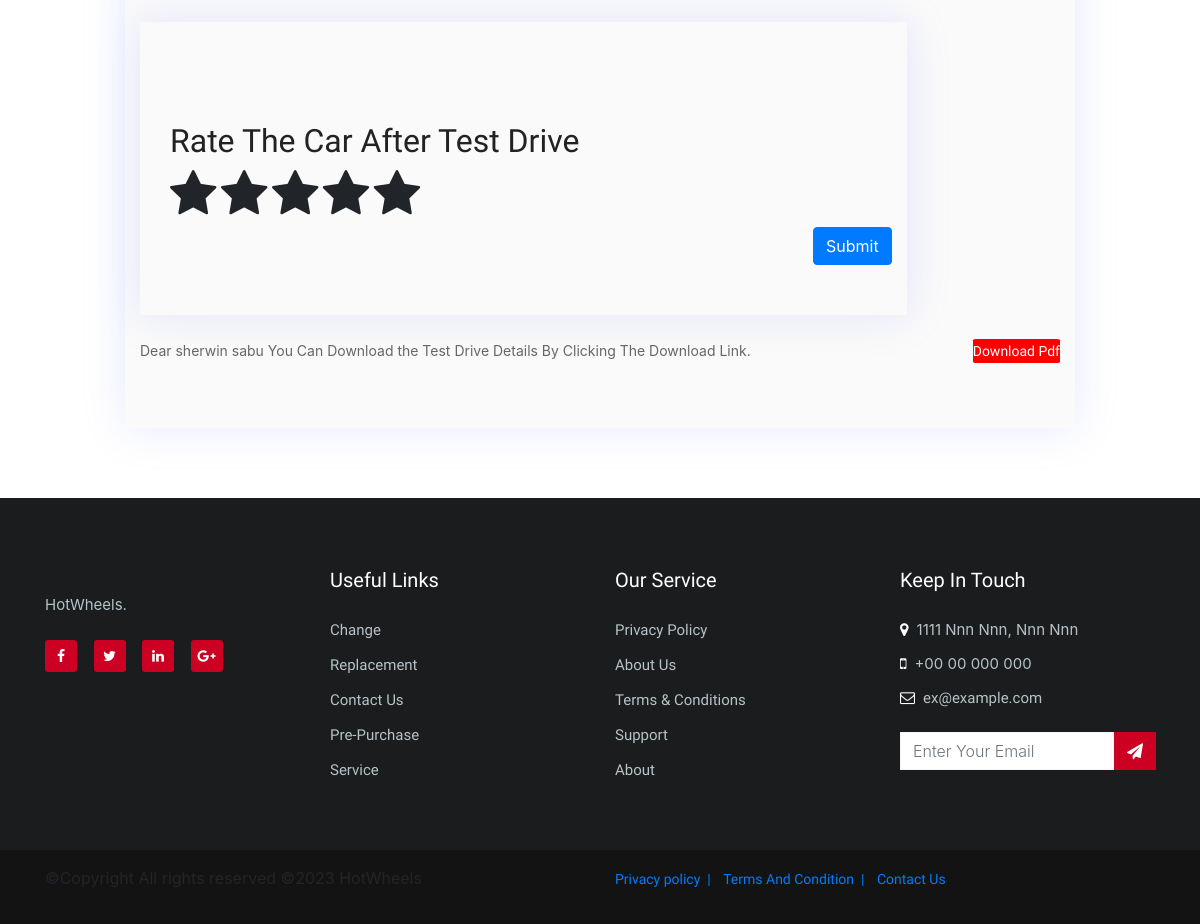
The app's page /cars/testdrivecart (signed in, lower part), older data.
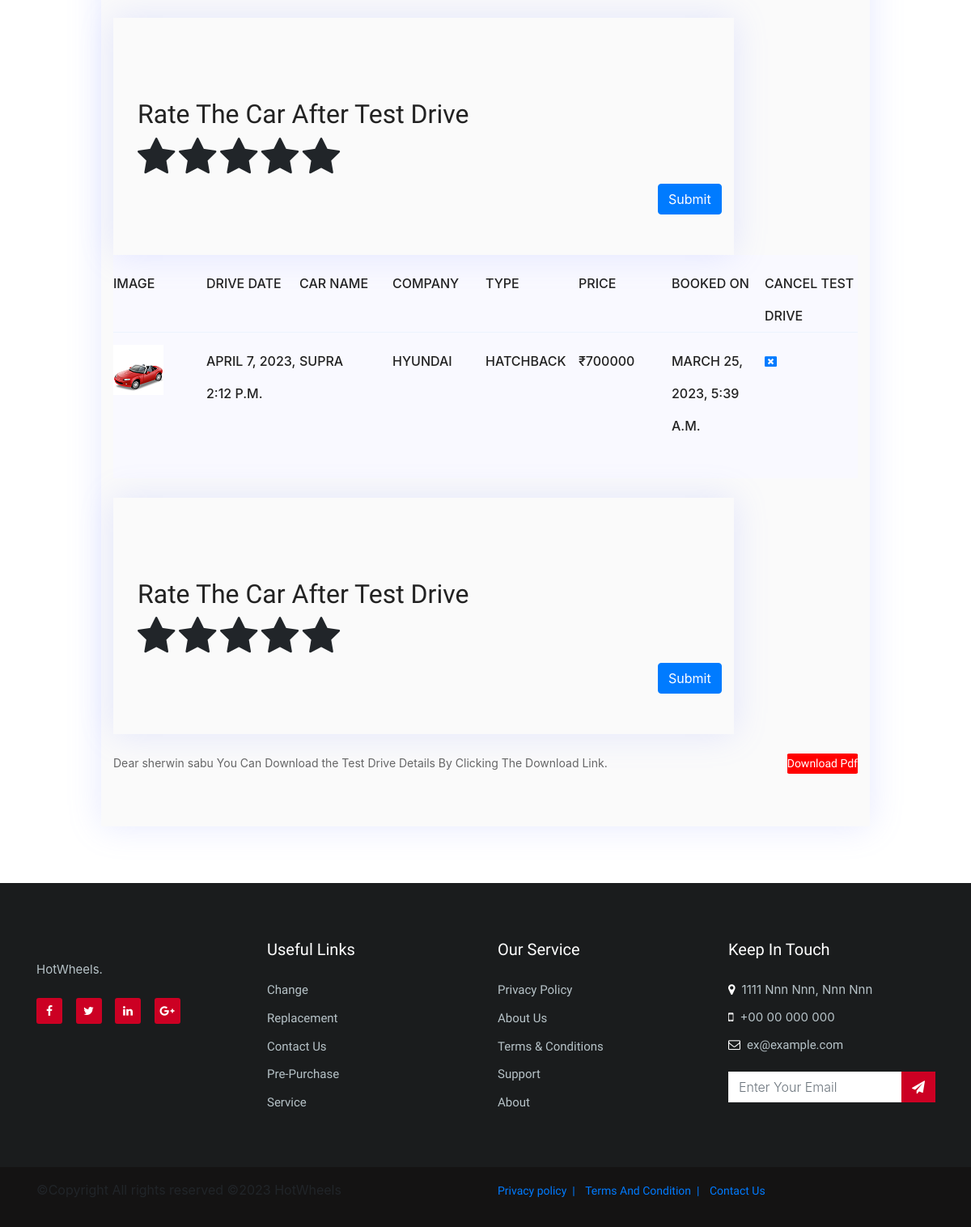
The same page, newer data.
### cars/models.py (models this page shows)
class TestDrive(models.Model):
    class Meta:
        db_table = 'TEST DRIVE'
        verbose_name = "Test Drive Booking"
        verbose_name_plural = "Test Drive Bookings"
    id = models.BigAutoField(
        primary_key = True
    )
    Address = models.CharField(default=None,null=True,blank=True,max_length=255,verbose_name="House Address Of Customer")
    LicenceIDNumber = models.CharField(default=None,null=True,blank=True,max_length=255,verbose_name="Licence ID Number Of Customer")
    Pincode = models.IntegerField(verbose_name="Pincode Of Customer")
    ContactNumber = models.CharField(default=None,null=True,blank=True,max_length=255,verbose_name="Contact Number Of Customer")
    application_code = models.UUIDField(default = uuid.uuid4,editable = False,verbose_name="Application Id Of Order")
    State = models.CharField(default=None,null=True,blank=True,max_length=255,verbose_name="State")
    City = models.CharField(default=None,null=True,blank=True,max_length=255,verbose_name="City")
    customerid = models.ForeignKey(User ,default=None,on_delete=models.CASCADE,verbose_name="Customer")
    carnameid = models.ForeignKey(DETAILS,on_delete=models.CASCADE,verbose_name="Car Name")
    Date_of_booking = models.DateTimeField(auto_now_add=True,verbose_name="Date Of Booking")
    Test_drive_rating = models.IntegerField(default=0,null=True,verbose_name="Rating Of The Test Drive")
    dattte = models.DateTimeField(null=True,verbose_name="Customer Perfer Time For Test Drive")

class DETAILS(models.Model):
    class Meta:
        db_table = 'CAR DETAILS'
        verbose_name = "Vechile Information"
        verbose_name_plural = "Car Details"
    id = models.BigAutoField(
        primary_key= True,
    )
    car_name = models.CharField(
        max_length=255,
        verbose_name="Car Name"
        )
    car_type = models.ForeignKey(
        TYPE,on_delete=models.CASCADE,
        verbose_name="Car Type"
        )
    car_company = models.ForeignKey(
        COMPANY,on_delete=models.CASCADE,
        verbose_name="Car Company"
        )
    stock = models.IntegerField(
        verbose_name="Stock Avaliable"
        )
    price = models.IntegerField(
        verbose_name="Price Of Car"
        )
    fuel_efficiency = models.CharField(
        max_length=255,
        verbose_name="Mileage In Kilometers"
        )
    fuel_tank_capacity = models.CharField(
        max_length=255,
        verbose_name="Fuel Tank Capacity In Liter"
        )
    front_suspension = models.CharField(
        max_length=255,
        verbose_name="Suspension Type Front"
        )
    rear_suspension = models.CharField(
        max_length=255,
        verbose_name="Suspension Type Rear"
        )
    tyre_size = models.IntegerField(
        verbose_name="Tyre Size"
        )
    front_brake = models.CharField(
        max_length=255,
        verbose_name="Front Brake Type"
        )
    rear_brake = models.CharField(
        max_length=255,
        verbose_name="Rear Brake Type"
        )
    ground_clearance = models.CharField(
        max_length=255,
        verbose_name="Ground Clearance In mm"
        )
    seating_capacity = models.IntegerField(
        verbose_name="Total Seat"
        )
    boot_capacity = models.IntegerField(
        verbose_name="Capacity Of Boot Space In Liter"
        )
    max_torque = models.IntegerField(
        verbose_name="Max Torque"
        )
    tra = models.TextChoices(
        'tra', 'Manual Automatic',
        )
    trasmission = models.CharField(
        default=None,
        choices=tra.choices,
        null=True,blank=True,
        max_length=255,
        verbose_name="Type Of Trasmission"
        )
    cylinders = models.IntegerField(
        verbose_name="Max Number Of Cylinders"
        )
    engine_cc = models.IntegerField(
        verbose_name="Engine CC Of Car"
        )
    image1 = models.ImageField(
        upload_to="image/media/",
        blank=True,
        null=True,
        verbose_name="Exterior Image Of Car"
        )
    image2 = models.ImageField(
        upload_to="image/media/",
        blank=True,
        null=True,
        verbose_name="Interior Image Of Car"
        )
    image3 = models.ImageField(
        upload_to="image/media/",
        blank=True,
        null=True,
        verbose_name="Total Look"
        )
    fuel = models.TextChoices('fuel',
        'PETROL DIESEL ELETRIC',
    )
    fuel_type = models.CharField(
        default=None,
        choices=fuel.choices,
        null=True,
        blank=True,
        max_length=255,
        verbose_name="What Type Of Energy Using (Fuel TYPE)"
        )
    average_rating = models.FloatField(default=0.0,null=True,verbose_name="Average Rating Of Car")
    def __str__(self):
        return self.car_name

### cars/views.py (the view)
# urls.py: path('testdrivecart',views.testdrivecart,name='testdrivecart'),
def testdrivecart(request):
    if 'username' in request.session:
        customer = TestDrive.objects.filter(customerid=request.user)
        if not customer:
            return render(request,'trail4.html')
        else:
            carnameid = customer[0].carnameid
            car_company = DETAILS.objects.filter(car_name=carnameid).values('car_company')
            car_company_name = COMPANY.objects.filter(pk=car_company[0].get("car_company")).values('name')
            carscompanynames = car_company_name[0].get("name")
            car_type = DETAILS.objects.filter(car_name=carnameid).values('car_type')
            car_type_name = TYPE.objects.filter(pk=car_type[0].get("car_type")).values('name')
            cartypenames = car_type_name[0].get("name")
            price = DETAILS.objects.filter(car_name=carnameid).values('price')
            priceof = price[0].get("price")
            return render(request,'test_drive_cart.html',{'customer':customer,'carscompanynames':carscompanynames,'cartypenames':cartypenames,'priceof':priceof})
    return redirect('signin')

### cars/templates/test_drive_cart.html (shortened to what the changed rows need)
{% load static %}
<!DOCTYPE html>
<html lang="en">
<head>
        <link rel="stylesheet" href="{% static 'css/linearicons.css' %}">
        <link rel="stylesheet" href="{% static 'css/font-awesome.min.css' %}">
        <link rel="stylesheet" href="{% static 'css/bootstrap.css' %}">
        <link rel="stylesheet" href="{% static 'css/magnific-popup.css' %}">
        <link rel="stylesheet" href="{% static 'css/nice-select.css' %}">
        <link rel="stylesheet" href="{% static 'css/animate.min.css' %}">
        <link rel="stylesheet" href="{% static 'css/owl.carousel.css' %}">
        <link rel="stylesheet" href="{% static 'css/main.css' %}">
        <link rel = "stylesheet" href = "https://cdnjs.cloudflare.com/ajax/libs/twitter-bootstrap/4.4.1/css/bootstrap.min.css">
    <link rel = "stylesheet" href = "https://cdnjs.cloudflare.com/ajax/libs/font-awesome/4.7.0/css/font-awesome.min.css">
    </head>
    <body>
        <section class="cart_area mb-30 pt-120">
            <div class="container">
                <div class="row d-flex justify-content-center">
                    <div class="cart_content col-lg-10">
                        <div class="cart-top-border">
                            {% if Order %}
                            <h3 class="generic-blockquote mt-3">{{a}} <i class="fa fa-frown-o" aria-hidden="true"></i></h3>
                            {% else %}
                            {% for Order in customer %}
                            <div class="progress-table-wrap">
                                <div class="progress-table">
                                    <div class="table-head">
                                        <div class="image">Image</div>
                                        <div class="image">Drive Date</div>
                                        <div class="image">Car Name</div>
                                        <div class="image">Company</div>
                                        <div class="image">Type</div>
                                        <div class="image">Price</div>
                                        <div class="image">Booked On</div>
                                        <div class="image">Cancel Test Drive</div>
                                    </div>
                                    <div class="table-row">
                                        <div class="image"> <img src="{% static 'img/shopping-cart1.jpg' %}" alt="flag"></div>
                                        <div class="image">{{Order.dattte}}</div>
                                        <div class="image">{{Order.carnameid}}</div>
                                        <div class="image">{{carscompanynames}}</div>
                                        <div class="image">{{cartypenames}}</div>
                                        <div class="image">₹{{priceof}}</div>
                                        <div class="image">{{Order.Date_of_booking}}</div>
                                        <div class="image"><a href="{% url 'testdrivecancel' oid=Order.id %}"><i class="fa fa-window-close" aria-hidden="true" style="font-size:15px;"></i></a></div>
                                    </div>
                                </div>
                            </div><br>
                            <div class="cart_content col-lg-10">
                                <form action="{% url 'testdriverating' %}" method="post" enctype="multipart/form-data">
                                <div class="container">
                                    <h2 style="margin-top: 50px;">Rate The Car After Test Drive</h2>
                                    <div class="con">
                                        <label for="{{ Order.id }}-st1">
                                            <i class="fa fa-star" aria-hidden="true"></i>
                                        </label>
                                        <label for="{{ Order.id }}-st2">
                                            <i class="fa fa-star" aria-hidden="true"></i>
                                        </label>
                                        <label for="{{ Order.id }}-st3">
                                            <i class="fa fa-star" aria-hidden="true"></i>
                                        </label>
                                        <label for="{{ Order.id }}-st4">
                                            <i class="fa fa-star" aria-hidden="true"></i>
                                        </label>
                                        <label for="{{ Order.id }}-st5">
                                            <i class="fa fa-star" aria-hidden="true"></i>
                                        </label>
                                    </div>
                                </div>
                                <div class="row">
                                    <div class="col d-flex justify-content-end">
                                        <button class="btn btn-primary" type="submit">Submit</button>
                                    </div>
                                </div>
                                </form>
                            </div>
                            {% endfor %}
                            {% endif %}
                        </div>
                        <br>
                </div>
            </div>
        </section>
    </body>
</html>

Row changes from the older to the newer data that the page shows:
added TestDrive: dattte "APRIL 7, 2023, 2:12 P.M.", carnameid "SUPRA", carscompanynames "HYUNDAI", cartypenames "HATCHBACK", priceof "700000", Date_of_booking "MARCH 25, 2023, 5:39 A.M."
